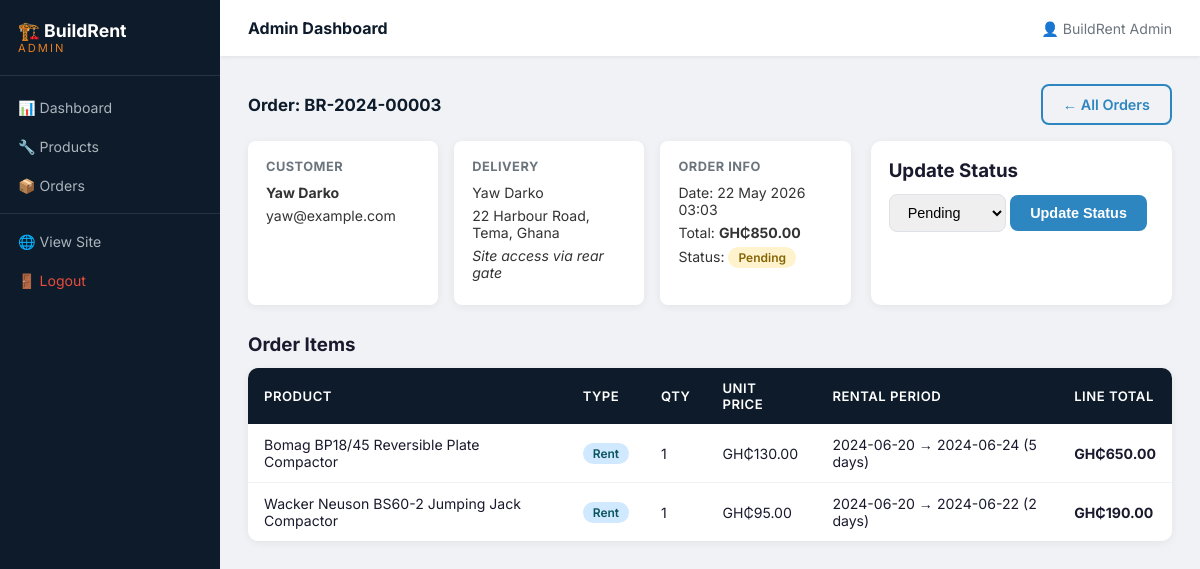
The page /admin/orders/3 (signed in) on the database its author committed.
### tables this page shows
CREATE TABLE IF NOT EXISTS orders (
    id             INT AUTO_INCREMENT PRIMARY KEY,
    user_id        INT            NOT NULL,
    reference      VARCHAR(20)    NOT NULL UNIQUE,
    total_amount   DECIMAL(10,2)  NOT NULL DEFAULT 0.00,
    status         ENUM('pending','confirmed','fulfilled','cancelled','returned') NOT NULL DEFAULT 'pending',
    delivery_name  VARCHAR(120)   NOT NULL,
    delivery_address TEXT         NOT NULL,
    notes          TEXT           DEFAULT NULL,
    created_at     DATETIME       NOT NULL DEFAULT CURRENT_TIMESTAMP,
    updated_at     DATETIME       NOT NULL DEFAULT CURRENT_TIMESTAMP ON UPDATE CURRENT_TIMESTAMP,
    FOREIGN KEY (user_id) REFERENCES users(id) ON DELETE RESTRICT
);

CREATE TABLE IF NOT EXISTS users (
    id            INT AUTO_INCREMENT PRIMARY KEY,
    name          VARCHAR(120)  NOT NULL,
    email         VARCHAR(180)  NOT NULL UNIQUE,
    password_hash VARCHAR(255)  NOT NULL,
    phone         VARCHAR(20)   DEFAULT NULL,
    address       TEXT          DEFAULT NULL,
    role          ENUM('user','admin') NOT NULL DEFAULT 'user',
    created_at    DATETIME      NOT NULL DEFAULT CURRENT_TIMESTAMP,
    updated_at    DATETIME      NOT NULL DEFAULT CURRENT_TIMESTAMP ON UPDATE CURRENT_TIMESTAMP
);

CREATE TABLE IF NOT EXISTS order_items (
    id            INT AUTO_INCREMENT PRIMARY KEY,
    order_id      INT            NOT NULL,
    product_id    INT            NOT NULL,
    type          ENUM('buy','rent') NOT NULL,
    quantity      INT            NOT NULL DEFAULT 1,
    unit_price    DECIMAL(10,2)  NOT NULL,
    rental_start  DATE           DEFAULT NULL,
    rental_end    DATE           DEFAULT NULL,
    rental_days   INT            DEFAULT NULL,
    line_total    DECIMAL(10,2)  NOT NULL,
    FOREIGN KEY (order_id)   REFERENCES orders(id)   ON DELETE CASCADE,
    FOREIGN KEY (product_id) REFERENCES products(id) ON DELETE RESTRICT
);

CREATE TABLE IF NOT EXISTS products (
    id              INT AUTO_INCREMENT PRIMARY KEY,
    category_id     INT            NOT NULL,
    name            VARCHAR(160)   NOT NULL,
    description     TEXT           NOT NULL,
    buy_price       DECIMAL(10,2)  DEFAULT NULL,
    rent_price_day  DECIMAL(10,2)  DEFAULT NULL,
    stock           INT            NOT NULL DEFAULT 0,
    image_url       VARCHAR(255)   DEFAULT 'default.jpg',
    is_available    TINYINT(1)     NOT NULL DEFAULT 1,
    created_at      DATETIME       NOT NULL DEFAULT CURRENT_TIMESTAMP,
    updated_at      DATETIME       NOT NULL DEFAULT CURRENT_TIMESTAMP ON UPDATE CURRENT_TIMESTAMP,
    FOREIGN KEY (category_id) REFERENCES categories(id) ON DELETE RESTRICT
);

### app/controllers/OrderController.php (called while the page is built, shortened)
<?php
require_once APP_ROOT . '/app/models/OrderModel.php';
class OrderController {
    private OrderModel   $orderModel;
    public function __construct() {
        $this->orderModel   = new OrderModel();
    }
    public function adminOrderDetail(int $id): void {
        $order = $this->orderModel->findById($id);
        require APP_ROOT . '/app/views/shared/admin_layout_top.php';
        require APP_ROOT . '/app/views/admin/order_detail.php';
        require APP_ROOT . '/app/views/shared/admin_layout_bottom.php';
    }
}

### config/database.php (called while the page is built, shortened)
<?php
function getDB(): PDO {
    static $pdo = null;
    if ($pdo === null) {
        $dsn = "mysql:host=" . DB_HOST . ";dbname=" . DB_NAME . ";charset=" . DB_CHARSET;
        $options = [
            PDO::ATTR_ERRMODE            => PDO::ERRMODE_EXCEPTION,
            PDO::ATTR_DEFAULT_FETCH_MODE => PDO::FETCH_ASSOC,
            PDO::ATTR_EMULATE_PREPARES   => false,
        ];
        try {
            $pdo = new PDO($dsn, DB_USER, DB_PASS, $options);
        } catch (PDOException $e) {
            error_log("Database connection failed: " . $e->getMessage());
            die(json_encode(['error' => 'Database connection failed.']));
        }
    }
    return $pdo;
}

### app/models/OrderModel.php (called while the page is built, shortened)
<?php
require_once APP_ROOT . '/config/database.php';
class OrderModel {
    private PDO $db;
    public function __construct() {
        $this->db = getDB();
    }
    public function findById(int $id): ?array {
        $stmt = $this->db->prepare(
            "SELECT o.*, u.name AS user_name, u.email AS user_email
             FROM orders o JOIN users u ON o.user_id = u.id
             WHERE o.id = ? LIMIT 1"
        );
        $stmt->execute([$id]);
        $order = $stmt->fetch();
        $order['items'] = $this->getOrderItems($id);
        return $order;
    }
    public function getOrderItems(int $orderId): array {
        $stmt = $this->db->prepare(
            "SELECT oi.*, p.name AS product_name, p.image_url
             FROM order_items oi
             JOIN products p ON oi.product_id = p.id
             WHERE oi.order_id = ?"
        );
        $stmt->execute([$orderId]);
        return $stmt->fetchAll();
    }
}

### app/views/admin/order_detail.php (the view, shortened to what this page needs)
<div class="section-header">
  <h2>Order: <?= htmlspecialchars($order['reference']) ?></h2>
  <a href="/admin/orders" class="btn btn-outline">← All Orders</a>
</div>
<div class="order-detail-grid">
  <div class="order-detail-info">
    <div class="detail-card">
      <h3>Customer</h3>
      <p><strong><?= htmlspecialchars($order['user_name']) ?></strong></p>
      <p><?= htmlspecialchars($order['user_email']) ?></p>
    </div>
    <div class="detail-card">
      <h3>Delivery</h3>
      <p><?= htmlspecialchars($order['delivery_name']) ?></p>
      <p><?= nl2br(htmlspecialchars($order['delivery_address'])) ?></p>
      <?php if ($order['notes']): ?>
        <p><em><?= htmlspecialchars($order['notes']) ?></em></p>
      <?php endif; ?>
    </div>
    <div class="detail-card">
      <h3>Order Info</h3>
      <p>Date: <?= date('d M Y H:i', strtotime($order['created_at'])) ?></p>
      <p>Total: <strong>GH₵<?= number_format($order['total_amount'], 2) ?></strong></p>
      <p>Status: <span class="badge badge-<?= match($order['status']) {
        'confirmed'=>'green','fulfilled'=>'green','pending'=>'amber','cancelled'=>'red','returned'=>'blue',default=>'grey'
      } ?>"><?= ucfirst($order['status']) ?></span></p>
    </div>
  </div>
  <div class="order-detail-actions">
    <h3>Update Status</h3>
    <form method="POST" action="/admin/orders/<?= $order['id'] ?>/status">
      <select name="status" class="filter-select">
        <?php foreach (['pending','confirmed','fulfilled','cancelled','returned'] as $s): ?>
          <option value="<?= $s ?>" <?= $order['status'] === $s ? 'selected' : '' ?>><?= ucfirst($s) ?></option>
        <?php endforeach; ?>
      </select>
      <button type="submit" class="btn btn-primary">Update Status</button>
    </form>
  </div>
</div>
<h3>Order Items</h3>
<table class="admin-table">
  <thead>
    <tr><th>Product</th><th>Type</th><th>Qty</th><th>Unit Price</th><th>Rental Period</th><th>Line Total</th></tr>
  </thead>
  <tbody>
    <?php foreach ($order['items'] as $item): ?>
      <tr>
        <td><?= htmlspecialchars($item['product_name']) ?></td>
        <td><span class="badge <?= $item['type']==='rent' ? 'badge-blue' : 'badge-green' ?>"><?= ucfirst($item['type']) ?></span></td>
        <td><?= $item['quantity'] ?></td>
        <td>GH₵<?= number_format($item['unit_price'], 2) ?></td>
        <td><?= $item['rental_start'] ? $item['rental_start'] . ' → ' . $item['rental_end'] . ' (' . $item['rental_days'] . ' days)' : '—' ?></td>
        <td><strong>GH₵<?= number_format($item['line_total'], 2) ?></strong></td>
      </tr>
    <?php endforeach; ?>
  </tbody>
</table>

### public/css/style.css (style rules this page uses)
*, *::before, *::after { box-sizing: border-box; margin: 0; padding: 0; }
:root { --navy: #0D1B2A; --blue: #1B4F72; --mid: #2E86C1; --accent: #E67E22; --green: #1E8449; --red: #C0392B; --amber: #D68910; --light: #EBF5FB; --grey: #F4F6F9; --text: #1a1a2e; --muted: #6c757d; --radius: 8px; --shadow: 0 2px 12px rgba(0,0,0,0.08); }
body { font-family: 'Inter', sans-serif; color: var(--text); background: #f8f9fb; }
.btn { display: inline-block; padding: 10px 20px; border-radius: var(--radius); font-size: 0.9rem; font-weight: 600; cursor: pointer; text-decoration: none; border: none; transition: all 0.2s; text-align: center; }
.btn-primary { background: var(--mid); color: #fff; }
.btn-outline { background: transparent; color: var(--mid); border: 2px solid var(--mid); }
.badge { display: inline-block; padding: 3px 10px; border-radius: 20px; font-size: 0.75rem; font-weight: 600; }
.badge-amber { background: #fff3cd; color: #856404; }
.badge-blue { background: #d0e9ff; color: #0c5460; }
.filter-select { padding: 9px 14px; border: 1.5px solid #dee2e6; border-radius: var(--radius); font-size: 0.9rem; }

### public/css/admin.css (style rules this page uses)
.admin-body { background: #f0f2f5; }
.admin-table { width: 100%; border-collapse: collapse; background: #fff; border-radius: 10px; box-shadow: 0 2px 8px rgba(0,0,0,0.06); overflow: hidden; margin-top: 12px; }
.admin-table thead { background: #0D1B2A; color: #fff; }
.admin-table th { padding: 12px 16px; text-align: left; font-size: 0.82rem; font-weight: 600; text-transform: uppercase; letter-spacing: 0.5px; }
.admin-table td { padding: 12px 16px; border-bottom: 1px solid #f0f2f5; font-size: 0.88rem; vertical-align: middle; }
.admin-table tbody tr:last-child td { border-bottom: none; }
.section-header { display: flex; justify-content: space-between; align-items: center; margin-bottom: 16px; }
.section-header h2 { font-size: 1.05rem; font-weight: 700; color: #0D1B2A; }
.order-detail-grid { display: grid; grid-template-columns: 2fr 1fr; gap: 20px; margin-bottom: 28px; }
.order-detail-info { display: flex; gap: 16px; }
.detail-card { background: #fff; border-radius: var(--radius,8px); padding: 18px; box-shadow: 0 2px 8px rgba(0,0,0,0.06); flex: 1; }
.detail-card h3 { font-size: 0.8rem; text-transform: uppercase; letter-spacing: 0.5px; color: #6c757d; margin-bottom: 10px; }
.detail-card p { font-size: 0.88rem; margin-bottom: 6px; color: #333; }
.order-detail-actions { background: #fff; border-radius: 10px; padding: 18px; box-shadow: 0 2px 8px rgba(0,0,0,0.06); display: flex; flex-direction: column; gap: 12px; }

### rows shown on the page
orders: reference "BR-2024-00003", user.name "Yaw Darko", user.email "yaw@example.com", delivery_name "Yaw Darko", delivery_address "22 Harbour Road, Tema, Ghana", notes "Site access via rear gate", created_at "22 May 2026 03:03", total_amount "850.00", status "Pending"
order_items: product.name "Bomag BP18/45 Reversible Plate Compactor", type "Rent", quantity "1", unit_price "130.00", rental_start "2024-06-20", rental_end "2024-06-24", rental_days "5", line_total "650.00"
order_items: product.name "Wacker Neuson BS60-2 Jumping Jack Compactor", type "Rent", quantity "1", unit_price "95.00", rental_start "2024-06-20", rental_end "2024-06-22", rental_days "2", line_total "190.00"

### other values the page prints
$pageTitle "Admin Dashboard"
$_SESSION['user_name'] "BuildRent Admin"
